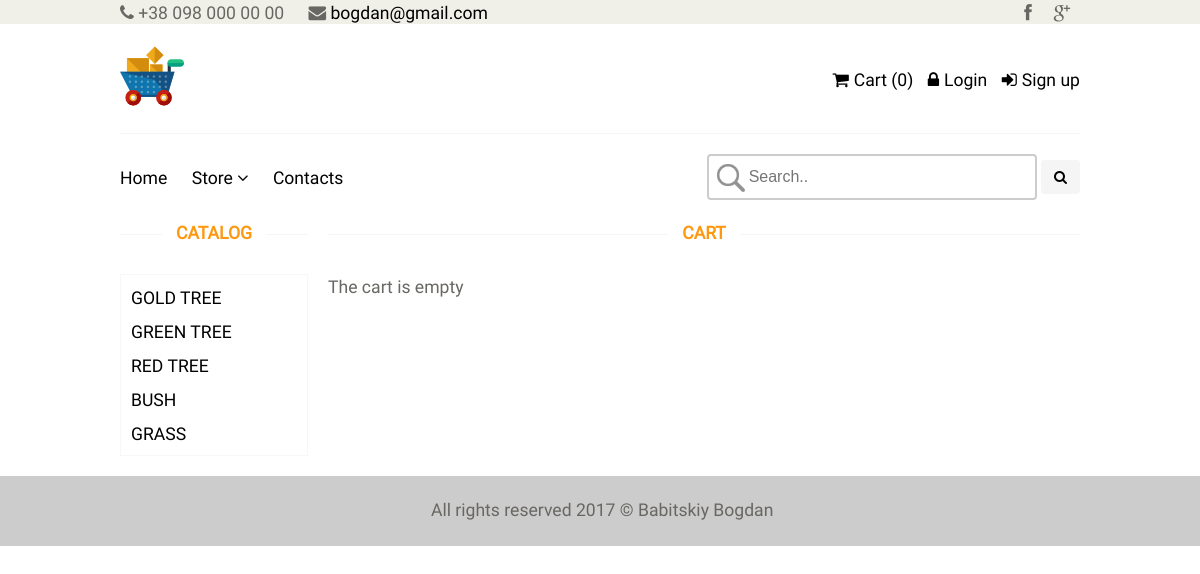
Page /cart/ on the committed database.
### tables this page shows
CREATE TABLE `category` (
  `id` int(11) NOT NULL,
  `name` varchar(255) NOT NULL,
  `sort_order` int(11) NOT NULL DEFAULT '0',
  `status` int(11) NOT NULL DEFAULT '1'
);

### config/routes.php (called while the page is built)
<?php
	return array (
		'product/([0-9]+)' => 'product/view/$1',
		'catalog/page-([0-9]+)' => 'catalog/index/$1',
		'catalog' => 'catalog/index',
		'user/myorders' => 'user/order',
		'user/cancel' => 'user/cancel',
		'user/([0-9]+)' => 'user/view/$1',
		'user/edit' => 'user/edit',
		'user/message' => 'user/message',
		'comment/delete/([0-9]+)' => 'comment/delete/$1',
		'category/([0-9]+)/page-([0-9]+)' => 'catalog/category/$1/$2',
		'category/([0-9]+)' => 'catalog/category/$1',
		'cart/checkout' => 'cart/checkout',
		'cart/addAjax/([0-9]+)' => 'cart/addAjax/$1',
		'cart/delete/([0-9]+)' => 'cart/delete/$1',
		'cart' => 'cart/index',
		'user/register' => 'user/register',
		'user/login' => 'user/login',
		'user/logout' => 'user/logout',
		'admin/product/create' => 'adminProduct/create',
		'admin/product/update/([0-9]+)' => 'adminProduct/update/$1',
		'admin/product/delete/([0-9]+)' => 'adminProduct/delete/$1',
		'admin/product' => 'adminProduct/index',
		'admin/category/create' => 'adminCategory/create',
		'admin/category/update/([0-9]+)' => 'adminCategory/update/$1',
		'admin/category/delete/([0-9]+)' => 'adminCategory/delete/$1',
		'admin/category' => 'adminCategory/index',
		'admin/order/create' => 'adminOrder/create',
		'admin/order/update/([0-9]+)' => 'adminOrder/update/$1',
		'admin/order/delete/([0-9]+)' => 'adminOrder/delete/$1',
		'admin/order/view/([0-9]+)' => 'adminOrder/view/$1',
		'admin/order' => 'adminOrder/index',
		'admin' => 'admin/index',
		'contacts' => 'site/contact',
		'search' => 'site/search',
		'' => 'site/index'
	);

### controllers/CartController.php (called while the page is built, shortened)
<?php
	class CartController
	{
		public function actionIndex()
		{
			$categories = Category::getCategoriesList();
			$productsInCart = Cart::getProducts();
			require_once ROOT . '/views/cart/index.php';
			return true;
		}
	}

### index.php (called while the page is built, shortened)
<?php
	require_once ROOT . '/components/Autoload.php';
	$router = new Router ();
	$router->run ();

### models/Category.php (called while the page is built, shortened)
<?php
	class Category
	{
		public static function getCategoriesList()
		{
			$db = Db::getConnection();
			$categoryList = array();
			$result = $db->query('SELECT id, name FROM category '
				. 'ORDER BY sort_order ASC');
			$i = 0;
			while($row = $result->fetch()) {
				$categoryList[$i]['id'] = $row['id'];
				$categoryList[$i]['name'] = $row['name'];
				++ $i;
			}
			return $categoryList;
		}
	}

### components/Autoload.php (called while the page is built, shortened)
<?php
spl_autoload_register(function ($class) {
        $array_path = array(
            '/models/',
            '/components/',
        );
        foreach ($array_path as $path) {
            $path = ROOT . $path . $class . '.php';
        }
});

### models/Cart.php (called while the page is built, shortened)
<?php
	class Cart
	{
		public static function getProducts()
		{
			return false;
		}
	}

### views/cart/index.php (the view)
<?php include (ROOT . '/views/layouts/header.php'); ?>
<div class="container">
<aside class="aside">
	<h2 class="title">Catalog</h2>
	<ul>
	<?php foreach ($categories as $categoryItem): ?>
		<li><a href="/category/<?php echo $categoryItem['id'] ?>">
			<?php echo $categoryItem['name']; ?>
			</a>
		</li>
	<?php endforeach; ?>
	</ul>
</aside>
<section class="cart">
	<h2 class="title">Cart</h2>
	<?php if($productsInCart): ?>
		<a href="/cart/checkout" class="btn"><i class="fa fa-shopping-cart" aria-hidden="true"></i>To order</a><br><br>
		<table class="cart-table">
			<thead>
				<tr>
					<th>Item</th>
					<th>Description</th>
					<th>Price</th>
					<th>Amount</th>
					<th>Total</th>
					<th>Delete</th>
				</tr>
			</thead>
			<tbody>
			<?php foreach ($products as $product): ?>
				<tr>
					<td>
						<a href="/product/<?php echo $product['id'] ?>">
						<img src="<?php echo Product::getImage($product['id'])?>">
						</a>
					</td>
					<td>
						<a href="/product/<?php echo $product['id'] ?>">
							<?php echo $product['name'] ?>
						</a>
						<p>Id item: <?php echo $product['code'] ?></p></td>
					<td class="price">$ <?php echo $product['price'] ?></td>
					<td class="amount-items">
						<button class="btn" data-val="more">+</button>
						<input type="text" id="<?php echo $product['id'] ?>" value="<?php echo $productsInCart[$product['id']] ?>">
						<button class="btn" data-val="less">-</button>
					</td>
					<td class="price">$
						<?php echo ($product['price'] * $productsInCart[$product['id']]) ?>
					</td>
					<td>
						<a href="#" class="delete-from-cart delete" data-id="<?php echo $product['id'] ?>">
						<i class="fa fa-times"></i>
						</a>
					</td>
				</tr>
			<?php endforeach; ?>
			</tbody>
				<tfoot>
					<tr>
						<td colspan="4">Total price:</td>
						<td class="price">$ <?php echo $totalPrice; ?></td>
					</tr>
				</tfoot>
		</table>
	<?php else: ?>
		<p>The cart is empty</p>
	<?php endif; ?>
</section>
</div>
<?php include (ROOT . '/views/layouts/footer.php'); ?>

### components/Router.php (shortened to what this page needs)
<?php
	class Router
	{
		private $routes;
		public function __construct()
		{
			$routesPath = ROOT . '/config/routes.php';
			$this->routes = include ( $routesPath );
		}
		private function getURI ()
		{
			if ( !empty ( $_SERVER['REQUEST_URI'] ) )
			{
				return trim ( $_SERVER['REQUEST_URI'], '/' );
			}
		}
		public function run ()
		{
			$uri = $this->getURI ();
			foreach ($this->routes as $uriPattern => $path)
			{
				if ( preg_match ( "~$uriPattern~", $uri) )
				{
					$internalRoute = preg_replace("~$uriPattern~", $path, $uri);
					$segments = explode ( '/', $internalRoute );
					$controllerName = array_shift ( $segments ) . 'Controller';
					$actionName = 'action' . ucfirst ( array_shift ( $segments ) );
					$parameters = $segments;
					$controllerObject = new $controllerName;
					if(method_exists($controllerObject, $actionName)) {
						$result = call_user_func_array (
							  array ( $controllerObject, $actionName ),
							  $parameters
						);
					}
					else {
						require_once ROOT . '/views/error/error404.html';
					}
					if ( $result != null )
					{
						break;
					}
				}
			}
		}
	}

### template/css/main.css (style rules this page uses)
body, html { height: 100%; }
body { font: 1.1em Roboto, sans-serif; color: #696763; }
.container { display: grid; grid-gap: 20px; grid-template-columns: 1fr 4fr; min-height: 100%; margin: 0 10%; grid-template-areas: "sidebar section" "slider slider" }
h2.title { text-align: center; color: #FE980F; position: relative; text-transform: uppercase; font-weight: bold; margin: 0 auto 30px; overflow: hidden; vertical-align: middle; z-index: -2; }
h2.title::after, h2.title::before { content: ""; display: inline-block; vertical-align: middle; width: 100%; height: 1px; background-color: #f5f5f5; position: relative; z-index: -5; }
h2.title::before { margin-left: -100%; left: -14px; }
h2.title::after { margin-right: -100%; right: -14px; }

### template/css/layouts_style/content_style.css (style rules this page uses)
aside.aside ul, section.section .section-items .item { border: 1px solid #F7F7F5; }
aside.aside ul { padding: 10px; text-transform: uppercase; }
aside.aside ul { list-style: none; }
aside.aside ul li { margin-bottom: 10px; }
aside.aside ul li:last-child { margin-bottom: 0; }
aside.aside { grid-area: sidebar; }

### rows in the picture
category: name "GOLD TREE"
category: name "GREEN TREE"
category: name "RED TREE"
category: name "BUSH"
category: name "GRASS"
